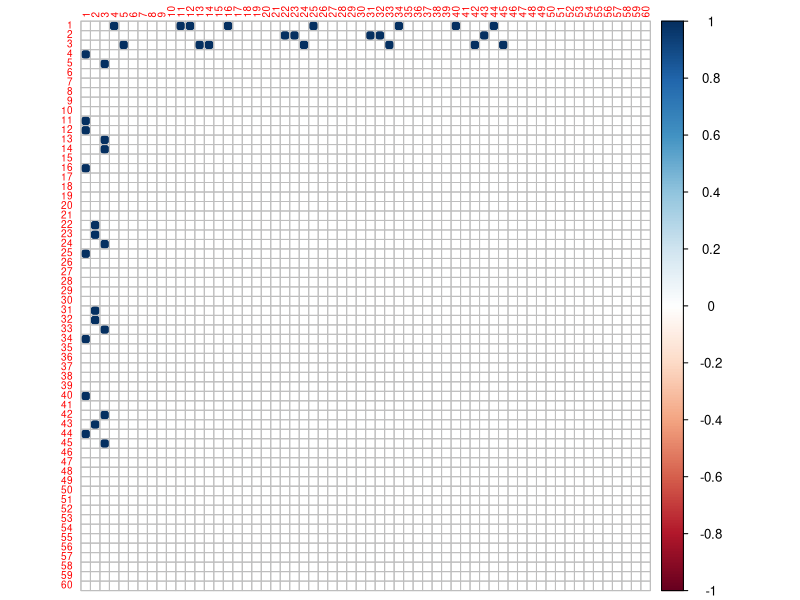
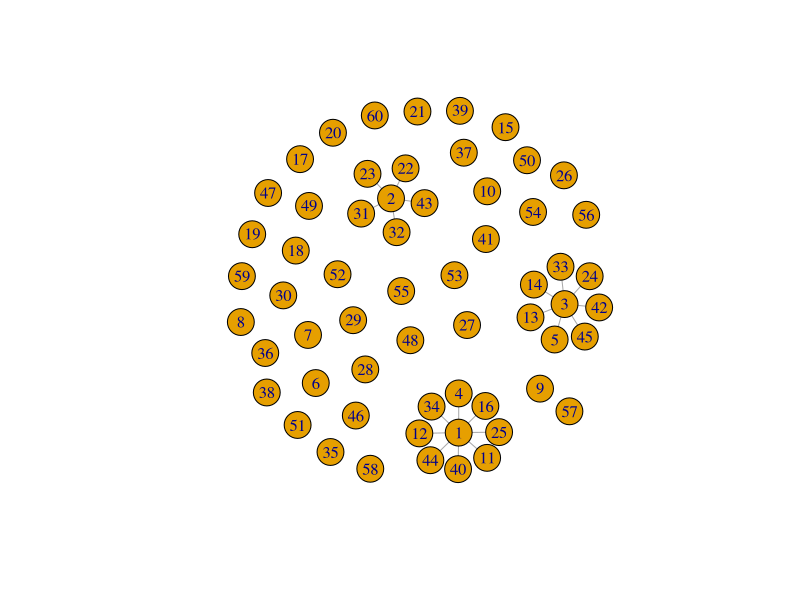

The R script that drew these images, in order:
set.seed(12)
simulated_data_code_example <- function(nn=60,
                                 samples=300,
                                 case=1,
                                 numhub=3,
                                 bighub=10,
                                 bigwgt=1,
                                 disconnected=15,
                                 meanval=0,
                                 sdval=1,
                                 binaryopt=F){

  ssigma <- matrix(0, nn,nn)
  diag(ssigma) <- 1

  covx<-matrix(0,nn,2)

  for (i in 1:nn) {
    covx[i,1]<-runif(1)
    covx[i,2]<-runif(1)
  }

  dij<-matrix(0,nn,nn)
  for (i in 1:nn) {
    for (j in 1:nn) {
      dij[i,j]<-sqrt((covx[i,1]-covx[j,1])^2+(covx[i,2]-covx[j,2])^2)
    }
  }

  counts<-0
  yyy<-bighub
  conx <- matrix(0, nn, nn)
  for (i in 1:numhub) {
    tmp<-order(dij[i,1:nn],decreasing=F)[1:bighub] # change here to make hubs
    conx[i,tmp]<-1
    conx[tmp,i]<-1
  }

  for (xx in (nn-disconnected+1):nn){
    for (yy in 1:nn){
      conx[xx,yy]<-0
      conx[yy,xx]<-0
    }
  }

  diag(conx) <- 0
  temp <- matrix(1, nn, nn)
  for (ii in 1:nn){
    for (iii in 1:ii){
      temp[iii, ii] <- 0
    }
  }

  premat<-matrix(runif(nn*nn, 0, 1), ncol=nn)
  premat[temp==0] <- 0
  diag(premat)<-1
  premat[conx!=1] <- 0
  premat <- premat + t(premat)
  premat[premat > 0 & premat < 0.5] <- premat[premat > 0 & premat < 0.5] - 1
  diag(premat) <- apply(abs(premat), 1, sum) + 0.5
  premat1 <- sqrt(as.matrix(diag(premat))%*%t(as.matrix(diag(premat))))
  premat <- premat/premat1
  covmat<-solve(premat)
  eigencov<-eigen(covmat)
  D<-matrix(0,nn,nn)
  diag(D)<-sqrt(eigencov$values)
  covmats<-eigencov$vectors %*% D %*% t(eigencov$vectors)
  bighubnum<-1
  counts<- (counts+1)

  simudat<-matrix(0,samples,nn)   # change n = 300, keep p = 100
  for (i in 1:samples){
    if (i <= numhub){
      simudat[i,]<-covmats %*% rnorm(nn)
    }
    else {
      simudat[i,]<-covmats %*% rnorm(nn)
    }
  }
  ##############################################################################################################################################

  temp<-c()
  haha<-simudat # right before cases

  #case1
  if (case ==1){

    print(dim(simudat))

    simudat[,1:numhub] <- simudat[,1:numhub] * bigwgt   # ((bigwgt-1) *3 +1)
  }
  else if (case ==2){
    #case2
    simudat[,1:floor(numhub/2)] <- simudat[,1:floor(numhub/2)] * bigwgt   # ((bigwgt-1) *3 +1)
    simudat[,(numhub+1):(numhub+numhub-floor(numhub/2))] <- simudat[,(numhub+1):(numhub+numhub-floor(numhub/2))] * bigwgt  # ((bigwgt-1) *3 +1)
  }
  else if (case ==3){
    #case3
    simudat[,(numhub+1):(numhub+numhub)] <- simudat[,(numhub+1):(numhub+numhub)] * bigwgt  # ((bigwgt-1) *3 +1)
  }
  else if (case ==4){  #random
    temp<-sample(nn,numhub)
    simudat[,temp] <- simudat[,temp] * bigwgt
  }
  else if (case ==5){
    simudat[,sample(nn,(nn/2))] <- simudat[,sample(nn,nn/2)] * bigwgt
  }

  ##########
  s<-(simudat)
  if(!binaryopt){
    newList <- list("simudata" = s, "originconx" = conx, "rawsimudata"=haha)
    write(conx,'origin.txt',ncol=nn)
    return(newList)
  }
  else{
    newList <- list("simudata" = s> meanval, "originconx" = conx>meanval, "rawsimudata"=haha>meanval)
    write(conx,'origin.txt',ncol=nn)
    return(newList)
  }
}


nn=60
samples=300
case=1
numhub=3
bighub=10
shlb=0
shub=0
bigwgt=1
disconnected=15
meanval = 0
sdval = 1
binaryopt = F

a=simulated_data_code_example(nn=nn,
                       samples=samples,
                       case=case,
                       numhub=numhub,
                       bighub=bighub,
                       bigwgt=bigwgt,
                       disconnected=disconnected,
                       meanval = meanval,
                       sdval= sdval,
                       binaryopt = binaryopt )

library(corrplot)
corrplot(a$originconx, tl.cex= 0.6)

library(igraph)
network <- graph_from_adjacency_matrix( a$originconx, weighted=T, mode="undirected", diag=F)
# Basic chart
plot(network)
